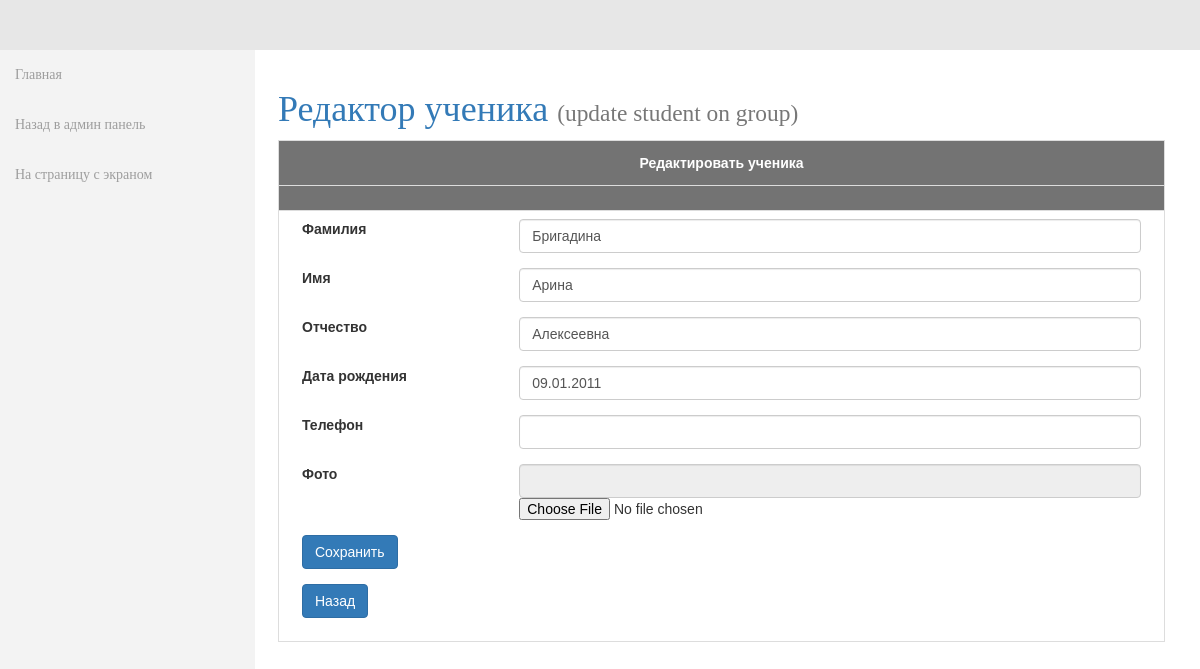
Screenshot of /admin/birthdate/grouplists/editst.php?studentid=11&id=384 with the database file from the repository.
### tables this page shows
CREATE TABLE IF NOT EXISTS `student` (
  `id` int(11) NOT NULL,
  `fname` varchar(50) NOT NULL,
  `lname` varchar(50) NOT NULL,
  `mname` varchar(50) NOT NULL,
  `birthdate` varchar(50) NOT NULL,
  `tel` varchar(50) NOT NULL,
  `photochash` varchar(255) DEFAULT NULL,
  `tableid` int(11) DEFAULT NULL,
  `studentid` int(11) DEFAULT NULL,
  `orgid` int(11) DEFAULT NULL
);

### admin/birthdate/src/Models/Edittitle/Edittitle.php (called while the page is built, shortened)
<?php
class Edittitle
{
    public $table = 'studenttitle_headline';
    function headertitle()
    {
        include($_SERVER['DOCUMENT_ROOT'] . "/config.php");
        $result3 = mysqli_query($mysqli, "SELECT * FROM $this->table");
        while ($row = mysqli_fetch_assoc($result3)) {
            $columns["$row[name]"] = $row['title'];
            $columns2["$row[smalltext]"] = $row['titlesmall'];
            $id["$row[name]"] = $row['id'];
            extract($columns2);
            extract($columns);
            extract($id);
            $this->columns = $columns;
            $this->columns2 = $columns2;
            $this->id = $id;
        }
    }
}

### admin/birthdate/grouplists/editst.php (the view, shortened to what this page needs)
<!DOCTYPE html>
<html lang="ru">
<head>
    <link rel="stylesheet" type="text/css" href="/admin/bootstrap/css/bootstrap.css" />
    <link rel="stylesheet" type="text/css" href="/admin/css/local.css" />
    <link rel="stylesheet" type="text/css" href="/admin/css/styles.css" />
</head>
<body>
    <?php
    require_once '../src/Models/Edittitle/Edittitle.php';
    ?>
    <div id="wrapper">
        <nav class="navbar navbar-inverse navbar-fixed-top" role="navigation">
            <ul class="nav navbar-nav side-nav">
                <li>
                    <a href="/admin/birthdate/index.php">
                        <i class="fa fa-tasks"></i> Главная
                    </a>
                </li>
                <li>
                    <a href="/admin/index.php">
                        <i class="fa fa-tasks"></i> Назад в админ панель
                    </a>
                </li>
                <li>
                    <a href="/index.php">
                        <i class="fa fa-tasks"></i> На страницу с экраном
                    </a>
                </li>
            </ul>
        </nav>
        <div class="col-lg-12">
            <div id="page-wrapper">
                <div>
                    <?php
                    $birthdate1 = new Birthdate\Edittitle();
                    $birthdate1->headertitle();
                    $id = $birthdate1->id[updatest];
                    $title = $birthdate1->columns[updatest];
                    $smalltext = $birthdate1->columns2[smallupdatest];
                    ?>
                    <a href="/admin/brithdate/edittitle.php?lessontitle=<?php echo $id ?>">
                        <h1>
                            <?php echo $title; ?>
                            <small><?php echo $smalltext; ?></small>
                        </h1>
                    </a>
                </div>
                <table id="customers" cellspacing="0" border="1" width="500">
                    <thead>
                        <tr>
                            <th colspan="2" style="text-align: center;">Редактировать ученика</th>
                        </tr>
                        <tr>
                            <th scope="col" width="100%"></th>
                        </tr>
                    </thead>
                    <tbody>
                        <?php
                        include($_SERVER['DOCUMENT_ROOT'] . "/config.php");
                        $id = $_GET['id'];
                        $result = mysqli_query($mysqli, "SELECT * FROM `student`, `studentgroup` WHERE student.studentid = studentgroup.studentid and student.id = $id");
                        $row = mysqli_fetch_array($result);
                        ?>
                        <tr>
                            <td colspan="2">
                                <div class="col-lg-12">
                                    <form action="" method="POST" enctype="multipart/form-data">
                                        <div class="form-group row">
                                            <label for="first_name" class="col-xs-3 col-form-label mr-2">Фамилия</label>
                                            <div class="col-xs-9">
                                                <input type="text" class="form-control" id="fname" name="fname" value="<?php echo $row[fname]; ?>">
                                            </div>
                                        </div>
                                        <div class="form-group row">
                                            <label for="last_name" class="col-xs-3 col-form-label mr-2">Имя </label>
                                            <div class="col-xs-9">
                                                <input type="text" class="form-control" id="lname" name="lname" value="<?php echo $row[lname]; ?>">
                                            </div>
                                        </div>
                                        <div class="form-group row">
                                            <label for="last_name" class="col-xs-3 col-form-label mr-2">Отчество </label>
                                            <div class="col-xs-9">
                                                <input type="text" class="form-control" id="mname" name="mname" value="<?php echo $row[mname]; ?>">
                                            </div>
                                        </div>
                                        <div class="form-group row">
                                            <label for="last_name" class="col-xs-3 col-form-label mr-2">Дата рождения </label>
                                            <div class="col-xs-9">
                                                <input type="text" class="form-control" id="date" name="date" value="<?php echo $row[birthdate]; ?>">
                                            </div>
                                        </div>
                                        <div class="form-group row">
                                            <label for="last_name" class="col-xs-3 col-form-label mr-2">Телефон </label>
                                            <div class="col-xs-9">
                                                <input type="text" class="form-control" id="tel" name="tel" value="<?php echo $row[tel]; ?>">
                                            </div>
                                        </div>
                                        <div class="form-group row">
                                            <label for="last_name" class="col-xs-3 col-form-label mr-2">Фото </label>
                                            <div class="col-xs-9">
                                                <input type="text" class="form-control" id="photochash" name="photochash" value="<?php echo $row[photochash]; ?>" readonly>
                                                <input type="file" class="" id="file" name="file" value="">
                                            </div>
                                        </div>
                                        <div class="form-group row">
                                            <div class="offset-xs-3 col-xs-9">
                                                <button type="submit" name="save" class="btn btn-primary">Сохранить</button>
                                            </div>
                                        </div>
                                        <div class="form-group row">
                                            <div class="offset-xs-3 col-xs-9">
                                                <?php echo "<a  class='btn btn-primary' href='lists.php?studentid=$row[studentid]'>Назад</a>"; ?>
                                            </div>
                                        </div>
                                    </form>
                            </td>
                        </tr>
                    </tbody>
            </div>
        </div>
</body>
</html>

### admin/css/local.css (style rules this page uses)
#wrapper { padding-left: 0; }
#page-wrapper { width: 100%; }
body { font-family: 'Trebuchet MS'; font-size: 14px; line-height: 1.42857143; color: #333; background-color: #fff; }
.navbar-inverse { background-color: #e7e7e7; border-color: #e7e7e7; }
@media (min-width:768px) { #wrapper { padding-left: 243px; } }
@media (min-width:768px) { #page-wrapper { padding: 20px 20px; } }
@media (min-width:768px) { .side-nav { margin-left: -225px; left: 225px; width: 255px; position: fixed; top: 50px; height: 100%; border-radius: 0; border: none; background-color: #F3F3F3; overflow-y: auto; } }
@media (min-width:768px) { .side-nav>li>a { width: 225px; } }

### admin/css/styles.css (style rules this page uses)
#customers { font-family: "Trebuchet MS", Arial, Helvetica, sans-serif; border-collapse: collapse; width: 100%; }
#customers td, #customers th { border: 1px solid #ddd; padding: 8px; }
#customers tr:nth-child(even) { background-color: #f2f2f2; }
#customers th { padding-top: 12px; padding-bottom: 12px; text-align: left; background-color: #737373; color: white; }

### rows the page displays
student: fname "Бригадина", lname "Арина", mname "Алексеевна", date "09.01.2011"

### other values shown
$title "Редактор ученика"
$smalltext "(update student on group)"
